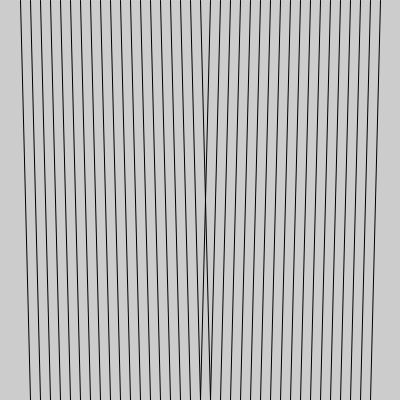
Frame 1 (no input)
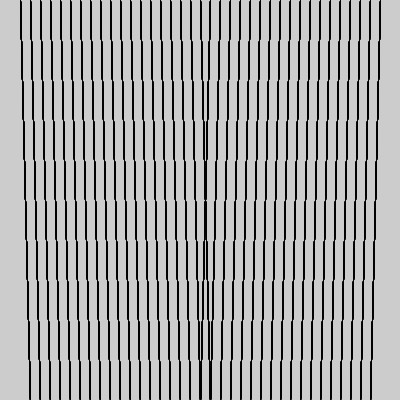
Frame 60 (the mouse pressed at the canvas centre just before this capture)
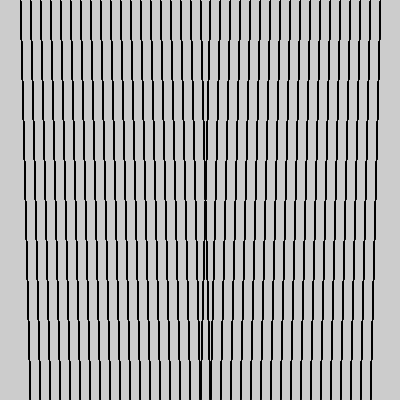
Frame 120 (the mouse held since frame 60 and released just before this capture)

The Processing sketch that drew these frames (run headless with seeded random() and noise(); from frame 60 on, the mouse is pressed at the canvas centre):

// Processing sketch: ReadingAssignment03Ex4CarolineYau
// ── ReadingAssignment03Ex4CarolineYau.pde
void setup(){
  size(400, 400);
}

void draw(){
  for (int x = 20; x <= 380; x+=10) {
    if (x <= 200) {
      line(x, 0, x+10, 400);
  } else {
      line(x, 0, x-10, 400);
  }
 }
}
